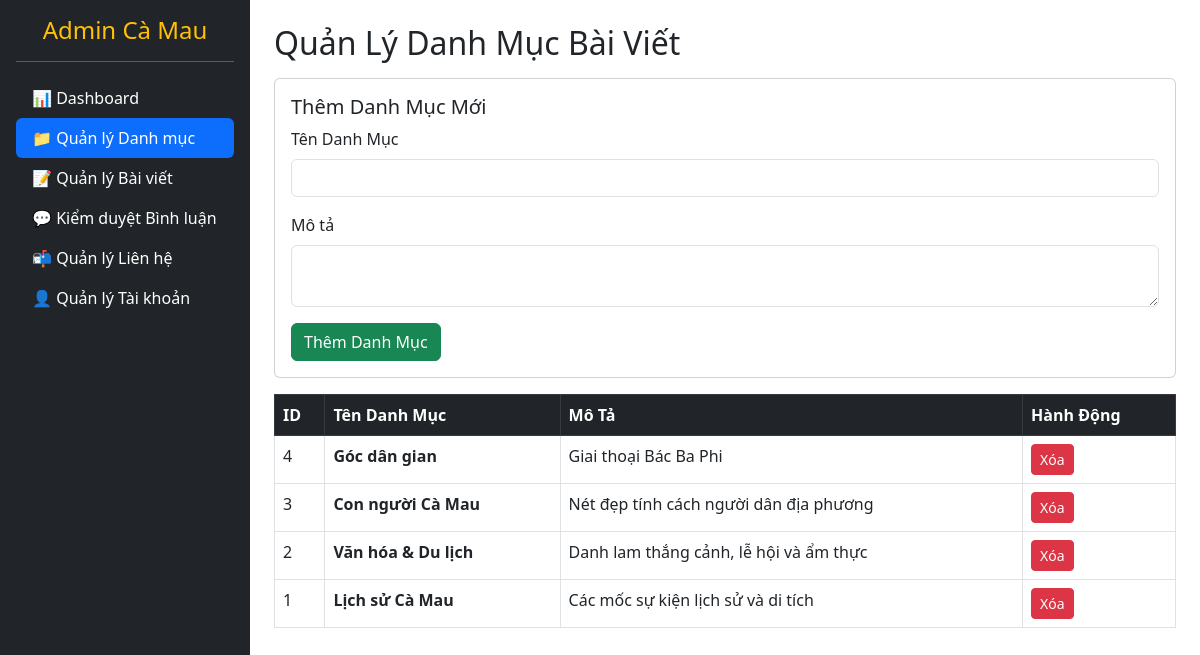
The app's page /admin/categories.php with its own data.
### tables this page shows
CREATE TABLE `categories` (
  `id` int(11) NOT NULL,
  `category_name` varchar(100) NOT NULL,
  `description` text DEFAULT NULL
);

### admin/categories.php (the view, shortened to what this page needs)
<?php
require_once '../config/db.php';
$categories = $conn->query("SELECT * FROM categories ORDER BY id DESC")->fetchAll(PDO::FETCH_ASSOC);
?>
<!DOCTYPE html>
<html lang="vi">
<head>
    <link href="https://cdn.jsdelivr.net/npm/bootstrap@5.3.0/dist/css/bootstrap.min.css" rel="stylesheet">
</head>
<body>
    <div class="d-flex">
        <div class="bg-dark text-white p-3 min-vh-100" style="width: 250px;">
            <h4 class="text-center text-warning">Admin Cà Mau</h4>
            <hr>
            <ul class="nav nav-pills flex-column mb-auto">
                <li><a href="index.php" class="nav-link text-white">📊 Dashboard</a></li>
                <li><a href="categories.php" class="nav-link text-white active">📁 Quản lý Danh mục</a></li>
                <li><a href="articles.php" class="nav-link text-white">📝 Quản lý Bài viết</a></li>
                <li><a href="comments.php" class="nav-link text-white">💬 Kiểm duyệt Bình luận</a></li>
                <li><a href="contacts.php" class="nav-link text-white">📬 Quản lý Liên hệ</a></li>
                <li><a href="users.php" class="nav-link text-white">👤 Quản lý Tài khoản</a></li>
            </ul>
        </div>
        <div class="p-4 flex-grow-1">
            <h2>Quản Lý Danh Mục Bài Viết</h2>
            <div class="card p-3 my-3">
                <h5>Thêm Danh Mục Mới</h5>
                <form method="POST">
                    <div class="mb-3">
                        <label class="form-label">Tên Danh Mục</label>
                        <input type="text" name="category_name" class="form-control" required>
                    </div>
                    <div class="mb-3">
                        <label class="form-label">Mô tả</label>
                        <textarea name="description" class="form-control" rows="2"></textarea>
                    </div>
                    <button type="submit" name="add_category" class="btn btn-success">Thêm Danh Mục</button>
                </form>
            </div>
            <table class="table table-bordered table-hover">
                <thead class="table-dark">
                    <tr>
                        <th>ID</th>
                        <th>Tên Danh Mục</th>
                        <th>Mô Tả</th>
                        <th>Hành Động</th>
                    </tr>
                </thead>
                <tbody>
                    <?php foreach ($categories as $cat): ?>
                    <tr>
                        <td><?= $cat['id'] ?></td>
                        <td><strong><?= htmlspecialchars($cat['category_name']) ?></strong></td>
                        <td><?= htmlspecialchars($cat['description']) ?></td>
                        <td>
                            <a href="categories.php?delete=<?= $cat['id'] ?>" class="btn btn-danger btn-sm" onclick="return confirm('Ní có chắc muốn xóa không?');">Xóa</a>
                        </td>
                    </tr>
                    <?php endforeach; ?>
                </tbody>
            </table>
        </div>
    </div>
</body>
</html>

### records on screen
categories: id "4", category_name "Góc dân gian", description "Giai thoại Bác Ba Phi"
categories: id "3", category_name "Con người Cà Mau", description "Nét đẹp tính cách người dân địa phương"
categories: id "2", category_name "Văn hóa & Du lịch", description "Danh lam thắng cảnh, lễ hội và ẩm thực"
categories: id "1", category_name "Lịch sử Cà Mau", description "Các mốc sự kiện lịch sử và di tích"
